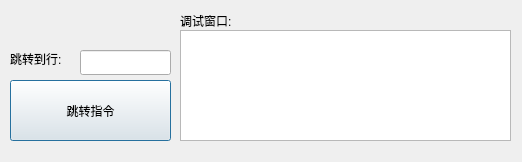
<?xml version="1.0" encoding="UTF-8"?>
<ui version="4.0">
 <class>keygotoDlg</class>
 <widget class="QDialog" name="keygotoDlg">
  <property name="geometry">
   <rect>
    <x>0</x>
    <y>0</y>
    <width>522</width>
    <height>162</height>
   </rect>
  </property>
  <property name="windowTitle">
   <string>Dialog</string>
  </property>
  <widget class="QLabel" name="label">
   <property name="geometry">
    <rect>
     <x>180</x>
     <y>12</y>
     <width>67</width>
     <height>17</height>
    </rect>
   </property>
   <property name="text">
    <string>调试窗口:</string>
   </property>
  </widget>
  <widget class="QLabel" name="label_15">
   <property name="geometry">
    <rect>
     <x>10</x>
     <y>50</y>
     <width>67</width>
     <height>17</height>
    </rect>
   </property>
   <property name="text">
    <string>跳转到行:</string>
   </property>
  </widget>
  <widget class="QLineEdit" name="gotoline">
   <property name="geometry">
    <rect>
     <x>80</x>
     <y>50</y>
     <width>91</width>
     <height>25</height>
    </rect>
   </property>
  </widget>
  <widget class="QTextBrowser" name="record">
   <property name="geometry">
    <rect>
     <x>180</x>
     <y>30</y>
     <width>331</width>
     <height>111</height>
    </rect>
   </property>
  </widget>
  <widget class="QPushButton" name="pushButton">
   <property name="geometry">
    <rect>
     <x>10</x>
     <y>80</y>
     <width>161</width>
     <height>61</height>
    </rect>
   </property>
   <property name="text">
    <string>跳转指令</string>
   </property>
  </widget>
 </widget>
 <resources/>
 <connections/>
</ui>
